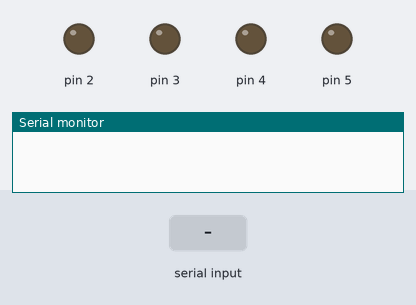
Bench run of a sketch on a simulated Arduino Uno, built with avr-gcc and run on an emulated ATmega328P. On the bench: output pins drawn as LEDs (lit = HIGH), the last lines printed to the serial monitor. The test bench sets the inputs (shaded band).

Above: at 1.2 s.
1.3 s: "F" received over Serial
At 1.45 s:
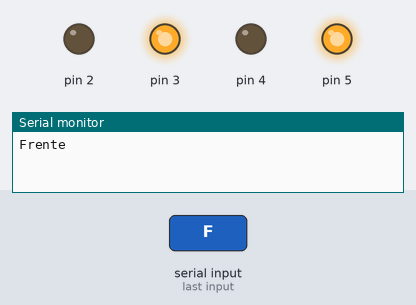
3.1 s: "B" received over Serial
At 3.25 s:
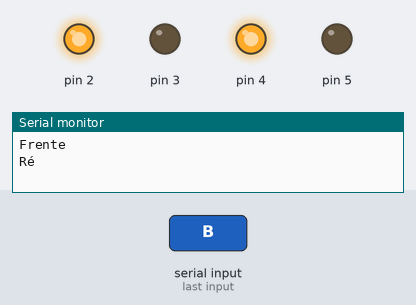
4.9 s: "L" received over Serial
At 5.05 s:
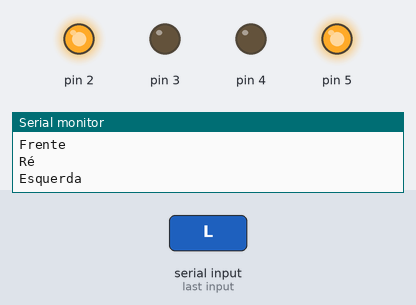
6.7 s: "R" received over Serial
At 6.85 s:
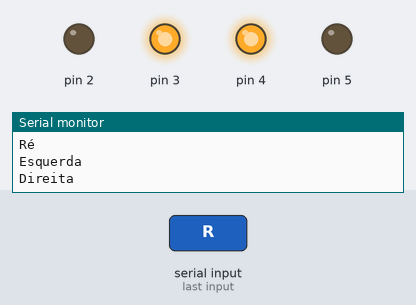
Timing chart, 0 to 9.5 s (numbered marks = the images above; inputs shaded):
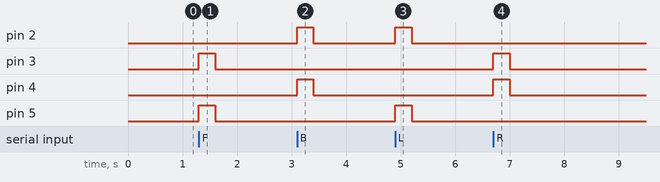

The sketch:

codigo_antigo.ino
```cpp
#include <SPI.h>
//modificação
#include <Mirf.h>
#include <nRF24L01.h>
#include <MirfHardwareSpiDriver.h>
#define Delay 300

union aux{
  unsigned long longs;
  byte bytes[4];
}
dado;

void setup(){
  Serial.begin(9600);
  Mirf.cePin = 8;
  Mirf.csnPin = 7;
  Mirf.spi = &MirfHardwareSpi;
  Mirf.init();
  Mirf.setRADDR((byte *)"Carro");
  Mirf.payload = sizeof(unsigned long);
  Mirf.channel = 10;
  Mirf.config();
  //Mirf.configRegister(RF_SETUP,0x0D);
  pinMode(2,OUTPUT);
  pinMode(3,OUTPUT);
  pinMode(4,OUTPUT);
  pinMode(5,OUTPUT);
}

void loop(){
  //byte data[Mirf.payload];
  if(Mirf.dataReady()){
    Mirf.getData(dado.bytes);
  }
  if(Serial.available()){
    dado.bytes[0] = Serial.read();
  }
  if(dado.bytes[0] == 'F' ){
    Serial.println("Frente");
    frente();
    delay(Delay);
    parar();
  }
  if(dado.bytes[0] == 'B' ){
    Serial.println("Ré");
    re();
    delay(Delay);
    parar();
  }
  if(dado.bytes[0] == 'L' ){
    Serial.println("Esquerda");
    esquerda();
    delay(Delay);
    parar();
  }
  if(dado.bytes[0] == 'R' ){
    Serial.println("Direita");
    direita();
    delay(Delay);
    parar();
  }
  dado.longs = 0;
}
void frente(){
  digitalWrite(2,LOW);
  digitalWrite(3,HIGH);
  digitalWrite(4,LOW);
  digitalWrite(5,HIGH);
}
void re(){
  digitalWrite(2,HIGH);
  digitalWrite(3,LOW);
  digitalWrite(4,HIGH);
  digitalWrite(5,LOW);
}
void esquerda(){
  digitalWrite(2,HIGH);
  digitalWrite(3,LOW);
  digitalWrite(4,LOW);
  digitalWrite(5,HIGH);
}
void direita(){
  digitalWrite(2,LOW);
  digitalWrite(3,HIGH);
  digitalWrite(4,HIGH);
  digitalWrite(5,LOW);
}
void parar(){
  digitalWrite(2,LOW);
  digitalWrite(3,LOW);
  digitalWrite(4,LOW);
  digitalWrite(5,LOW);
}
```

Measured:
- after the input at 1.3 s, pin 3, pin 5: LOW → HIGH at once, → LOW 0.30 s later
- after the input at 3.1 s, pin 2, pin 4: LOW → HIGH at once, → LOW 0.30 s later
- after the input at 4.9 s, pin 2, pin 5: LOW → HIGH at once, → LOW 0.30 s later
- after the input at 6.7 s, pin 3, pin 4: LOW → HIGH at once, → LOW 0.30 s later
